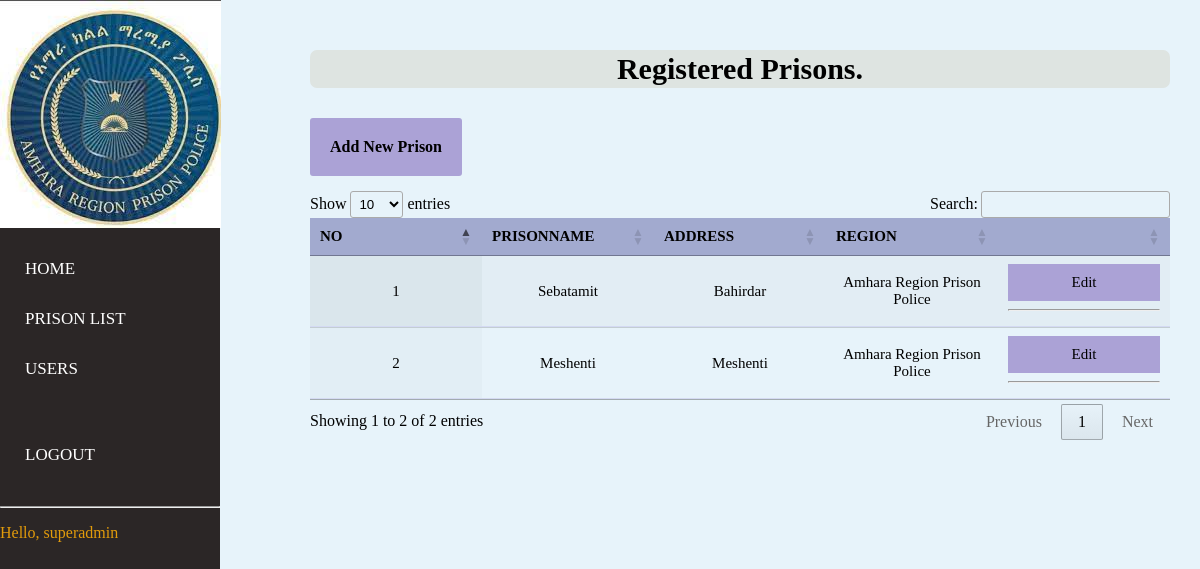
Screenshot of /prison_list/ (signed in) with the database file from the repository.
### account/models.py (models this page shows)
class User(AbstractUser):
    is_Admin = models.BooleanField(default=False)
    is_Manager = models.BooleanField(default=False)
    is_DataEncoder = models.BooleanField(default=False)
    is_SuperManager=models.BooleanField(default=False)
    phone = PhoneNumberField(unique = True, null = False, blank = False) # Here
    address = models.CharField(max_length=255,blank=True,null=True)
    email = models.EmailField(blank=True,null=True, unique=True)
    prison=models.ForeignKey(Prison, null=True, on_delete= models.SET_NULL,blank=True)

### prison/models.py (models this page shows, shortened)
class Prison(models.Model):
    PrisonName=models.CharField(max_length=200)
    Address=models.CharField(max_length=200)
    Region = models.ForeignKey(CentralPrison,null=True,   on_delete=models.CASCADE)

class CentralPrison(models.Model):
    Name=models.CharField(max_length=100,default="Amhara Region Prison Police")

### record/views.py (the view)
@login_required
@Super_required()
def prison_list(request):
    prison = Prison.objects.all()
    context = {
        'pri': prison
    }
    return render(request, 'prison/prison_list.html', context)

### record/templates/prison/prison_list.html (shortened to what this page needs)
 {% load static %}
 {% block content %}
<link rel="stylesheet" href="{% static 'css/all.css'%}" <head>
<link href="https://cdn.datatables.net/1.10.12/css/jquery.dataTables.css" rel="stylesheet" />
<link href="https://cdn.datatables.net/buttons/1.2.2/css/buttons.dataTables.css" rel="stylesheet" />
</head>
{% include "../ex.html" %}
<div class="wrapper">
    <div class="section">
        <div class="box-area">
            <section>
                <center> <h3 class="font" style="text-align: center;">Registered Prisons.</h3></center>
                {% if request.user.is_superuser%}
                <h4 ><a class="ab"  href={% url 'prison' %}>Add New Prison</a></h4>
                {% endif %}
   <br>
                <div class="container">
                    <div class="tbl-header">
                        <table id="example" class="display" cellspacing="0" width="100%">
                            <thead>
                                <tr>
                                    <th>No</th>
                                    <th>PrisonName</th>
                                    <th>Address</th>
                                    <th>Region</th>
                                    <th></th>
                                </tr>
                            </thead>
                            <tbody>
                                {% for pr in pri %}
                                <tr>
                                    <td>{{ pr.id }}</td>
                                    <td>{{ pr.PrisonName }}</td>
                                    <td>{{ pr.Address }}</td>
                                    <td>{{ pr.Region.Name }}</td>
                                    <td>
                                        {% if request.user.is_superuser %}
                                        <a class="update" href="{% url 'edit_prison' pr.id %}">Edit</a>
                                        {% endif %}
                                        <hr>
                                    </td>
                                 {% endfor %}
                                </tr>
                            </tbody>
                        </table>
                    </div>
                </div>
            </section>
        </div>
    </div>
</div>
{% endblock %}

### record/templates/ex.html (shortened to what this page needs)
{% load static %}
<!DOCTYPE html>
<html>
    <body>
<nav>
  <ul>
      <li class="logo" style="border-radius: 30px;"><img src="{% static "image/download.jpg" %}"></li>
    <br><br><br><br><br><br>
 <br>
    <li><a href="{% url 'index' %}">Home</a></li>
    {% if request.user.is_superuser or request.user.is_SuperManager %}
      <li><a href="{% url 'prison_list' %}">Prison List</a></li>
    {% endif %}
    {% if request.user.is_Admin or request.user.is_superuser or request.user.is_SuperManager  %}
    <li><a href="{% url 'user_list' %}"> Users</a></li>
    {% endif %}
    <br>
    <br>
    <li><a href="{% url 'logout' %}">Logout</a></li><br><hr>
    <p style=" margin-right:7px;color: rgb(226, 155, 11);">Hello, {{request.user}}</p>
  </ul>
</nav>
</body>
</html>

### record/static/css/all.css (style rules this page uses)
table { width: 100%; table-layout: fixed; font-family: 'montserrat'; }
th { padding: 20px 15px; text-align: left; font-weight: 500; font-size: 15px; color: rgb(0, 0, 0); background-color: rgba(0, 0, 107, 0.3); text-transform: uppercase; }
td { padding: 15px; text-align: left; vertical-align: middle; font-weight: 300; font-size: 15px; color: rgb(0, 0, 0); border-bottom: solid 1px rgba(45, 2, 176, 0.1); }
body { background: -webkit-linear-gradient(left, #25c481, #25b7c4); background: linear-gradient(to right, #25c481, #25b7c4); font-family: 'Roboto', sans-serif; }
section { margin: 50px; }

### record/templates/ex.html (style rules this page uses)
body { margin:0; padding:0; font-family:'montserrat'; background:rgb(231, 243, 250); }
.logo { height: 118px; width: 50px; }
nav { width: 40px; padding: 0; position: sticky; top: 0; z-index: 100; overflow: hidden; }
nav ul { margin:0; padding:0; height:100%; width:220px; justify-content: space-between; position:fixed; top:0; left:0; background-color:#2b2626; }
nav ul li { list-style:none; }
nav ul li a { display:block; font-family:'montserrat'; text-decoration:none; text-transform:uppercase; font-size:17px; color:#fff; position:relative; padding:15px 0px 15px 25px; }
nav ul li a:before { content:''; position:absolute; top:0; right:0; height:100%; background:#e3e9f7; border-radius:40px 0 0 40px; z-index:-1; }
.ab { float: left; margin-bottom: 15px; border-radius: 3px; background-color: rgb(171, 162, 214); padding: 20px; text-align: center; text-decoration: none; color: black; }
.wrapper { margin-left:260px; }
.section { display:grid; min-height:100vh; }
td,th { text-align: center; }
h3 { background-color: rgb(222, 228, 225);padding: 2px; border-radius: 7px; }
.font { font-size: 30px; }
.container { margin-top: 15px; }
.update { background-color:rgb(171, 162, 214); color:black; padding: 10px; display: block; text-decoration: none; }
section { margin-left:50px; margin-right: 30px; display:relative; }

### rows the page displays
User: user "superadmin"
Prison: id "1", PrisonName "Sebatamit", Address "Bahirdar", Region.Name "Amhara Region Prison Police"
Prison: id "2", PrisonName "Meshenti", Address "Meshenti", Region.Name "Amhara Region Prison Police"
